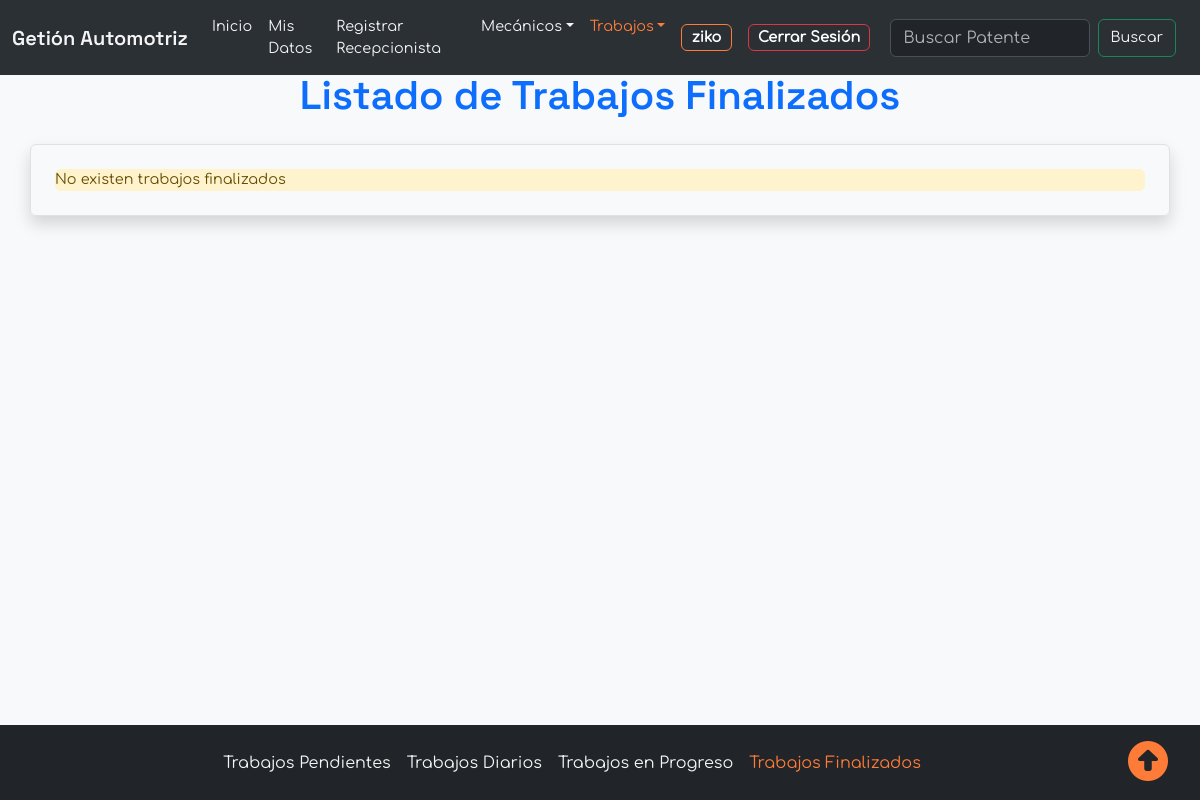
Page /list_jobs_completed/ (signed in) on the earlier database version.
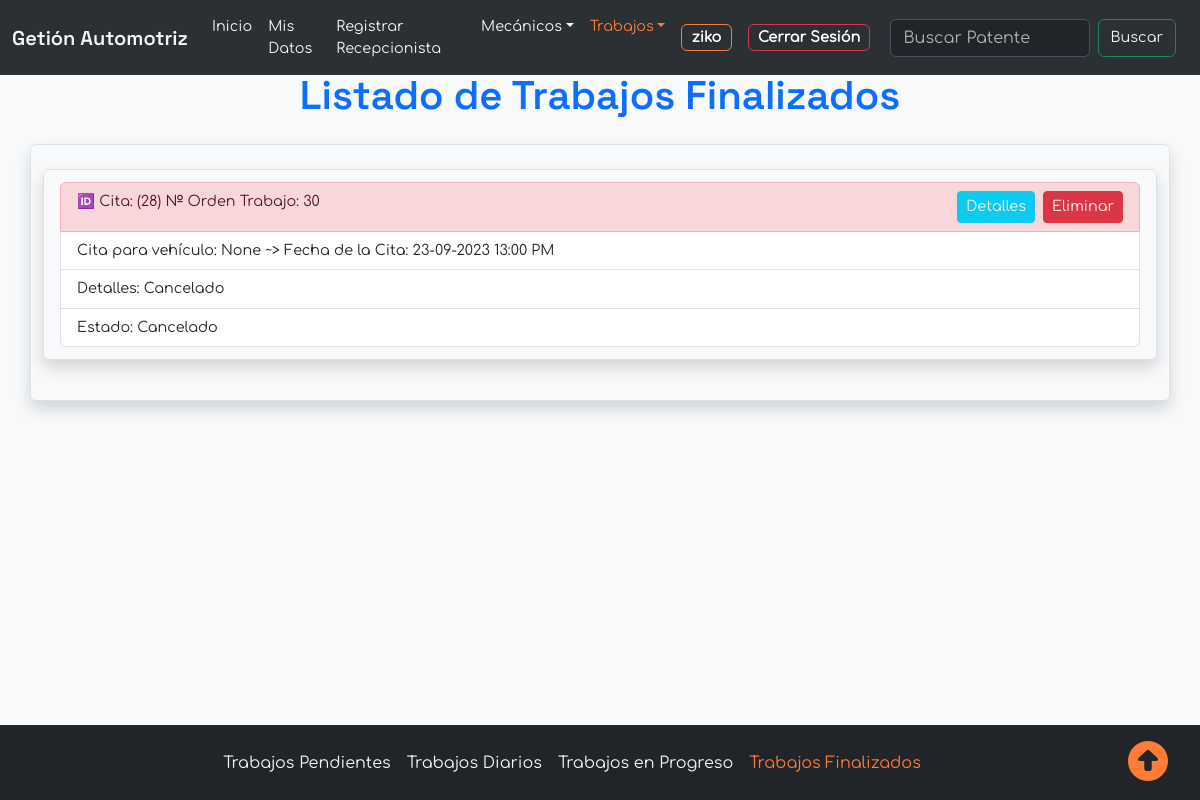
Same page on the later database version.
### Management/models.py (models this page shows)
class Job(models.Model):
    appointment = models.ForeignKey(Appointment, on_delete=models.CASCADE)
    description_job = models.TextField(null=True, blank=True)
    status = models.ForeignKey(VehicleStatus, on_delete=models.CASCADE)
    def __str__(self):
        return f"{self.appointment}"

class Appointment(models.Model):
    vehicle = models.ForeignKey(Vehicle, on_delete=models.SET_NULL, null=True)
    attention = models.ForeignKey(Attention, on_delete=models.CASCADE)
    date_register = models.DateField()
    date_created = models.DateTimeField(auto_now_add=True) # auto add: ingresa time automaticamente si no se ingresa manualmente
    date_finished = models.DateTimeField(null=True, blank=True) # Blank , se puede dejar vacio para llenado posterior
    mechanic = models.ForeignKey(Mechanic, on_delete=models.CASCADE)
    workshop = models.ForeignKey(Workshop, on_delete=models.CASCADE)
    description_customer = models.TextField(null=True, blank=True)
    inprogress = models.BooleanField(default=False)
    completed = models.BooleanField(default=False)
    def __str__(self):
        return f"Cita para vehículo: {self.vehicle} ~> Fecha de la Cita: {self.date_register.strftime('%d-%m-%Y')} {self.attention}"

class Attention(models.Model):
    attention = models.TimeField()
    def formatted_attention(self):
        if self.attention.hour == 8:
            context = ('AM')
        else:
            context = ('PM')
        return f"{self.attention.__format__('%H:%M')} {context}"
    def __str__(self):
        return f"{self.formatted_attention()}"

class VehicleStatus(models.Model):
    status = models.CharField(max_length=50)
    def __str__(self):
        return f"{self.status}"

### Management/views.py (the view)
# urls.py: path('list_jobs_completed/', views.list_jobs_completed ,name='list_jobs_completed'),
@login_required
@recepcionist_required
def list_jobs_completed(request):
    appointments = Appointment.objects.filter(date_finished__isnull=False)
    jobs = Job.objects.filter(appointment__in=appointments)
    error =  'No existen trabajos finalizados'
    return render(request, 'list_jobs_completed.html', {
        'list_jobs':jobs,
        'error':error
    })

### Management/templates/app/list_jobs_completed.html (shortened to what this page needs)
{% extends 'base_recepcionist.html' %}
{% block header %}
    <h1>Listado de Trabajos Finalizados</h1>
{% endblock header %}
{% block content %}
    {% if list_jobs %}
        {% for job in list_jobs %}
        {% if job.appointment.completed or job.status.id == 8 %}
            <article class="jobs row border rounded shadow mb-3 p-1 ps-3">
                <ul class="list-group my-2">
                    <li class="list-group-item list-group-item-danger">&#127380; Cita: ({{ job.appointment.id }})  &#8470; Orden Trabajo: {{ job.id }}
                        <div class="float-end d-flex ">
                            <a class="btn btn-sm btn-info me-2" href="{% url 'state_vehicle' job.appointment.id %}">
                                Detalles
                            </a>
                            <form action="{% url 'delete_job_completed' job.appointment.id 'completed' %}" method="POST" class="confirm-form">
                                <button class="btn btn-sm btn-danger confirm-button" data-action="delete">
                                    Eliminar
                                </button>
                            </form>
                        </div>
                    </li>
                    <li class="list-group-item">{{ job }}</li>
                    <li class="list-group-item">Detalles: {% if job.description_job %}{{ job.description_job }}{% else %}Sin descripción{% endif %}</li>
                    <li class="list-group-item">Estado: {{ job.status }}</li>
                </ul>
            </article>
        {% endif %}
        {% endfor %}
    {% else %}
        <li class="list-group-item list-group-item-warning">{{ error }}</li>
    {% endif %}
{% endblock content %}

Differences in the rows shown:
added Job: appointment.id "28", id "30", appointment.attention "Cita para vehículo: None ~> Fecha de la Cita: 23-09-2023 13:00 PM", description_job "Cancelado", status "Cancelado"
Other differences:
{{ error }}: "No existen trabajos finalizados" → (not shown)
